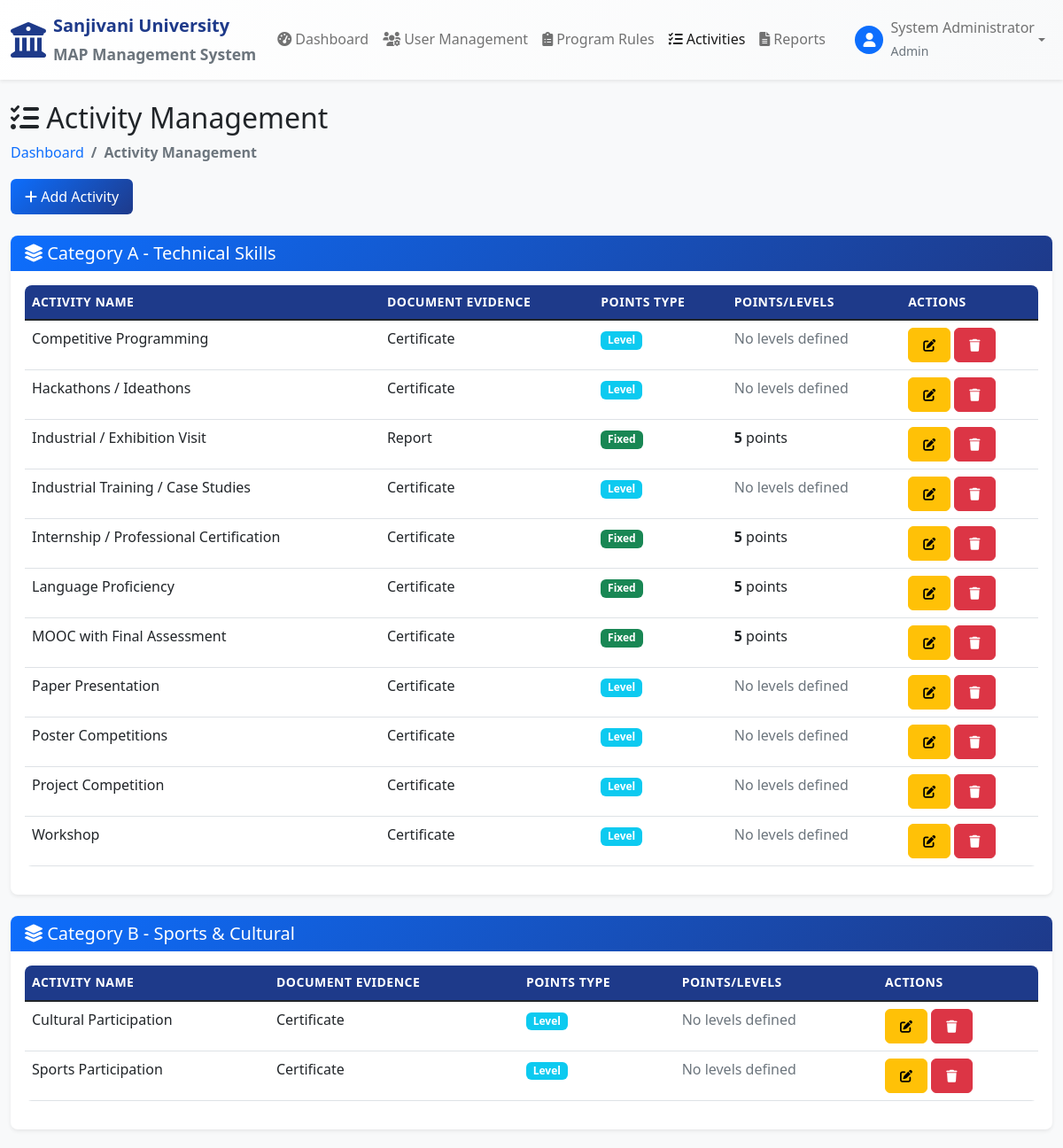
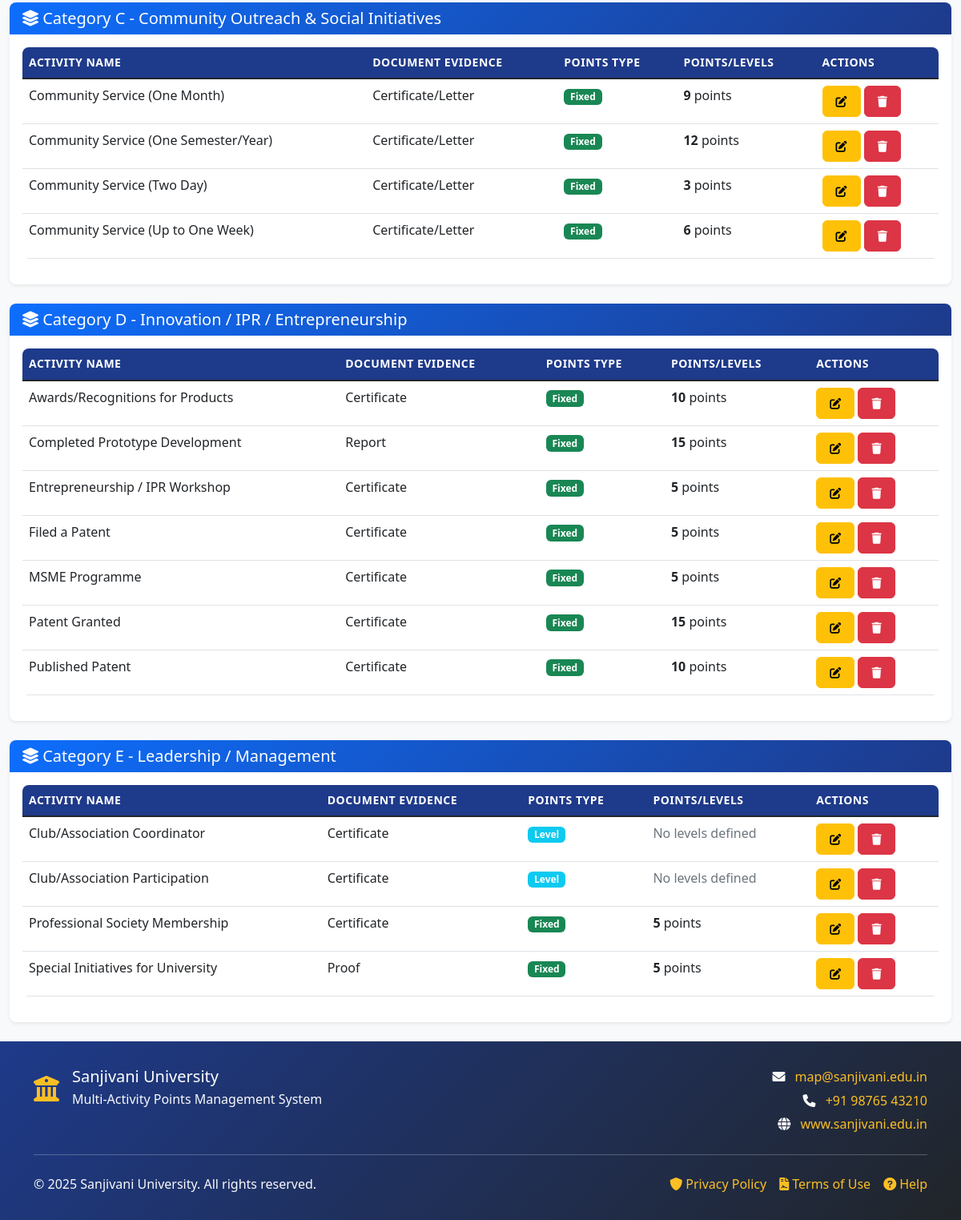
The page /admin/activity_management.php (signed in) on the database its author committed (2 pictures, top to bottom).
### tables this page shows
CREATE TABLE categories (
        id CHAR(1) PRIMARY KEY,
        name VARCHAR(100) NOT NULL
    );

CREATE TABLE activities_master (
        id INTEGER PRIMARY KEY AUTOINCREMENT,
        category_id CHAR(1) NOT NULL,
        activity_name VARCHAR(150) NOT NULL,
        document_evidence VARCHAR(150) NOT NULL,
        points_type VARCHAR(10) CHECK(points_type IN ('Fixed','Level')) NOT NULL,
        min_points INTEGER DEFAULT NULL,
        max_points INTEGER DEFAULT NULL,
        FOREIGN KEY (category_id) REFERENCES categories(id)
    );

### config/database.php (called while the page is built, shortened)
<?php
class Database {
    private $connection;
    private $db_path;
    public function __construct() {
        $this->db_path = __DIR__ . '/../database/map_management.db';
    }
    private function connect() {
        try {
            $db_dir = dirname($this->db_path);
            $this->connection = new PDO('sqlite:' . $this->db_path);
            $this->connection->setAttribute(PDO::ATTR_ERRMODE, PDO::ERRMODE_EXCEPTION);
            $this->connection->setAttribute(PDO::ATTR_DEFAULT_FETCH_MODE, PDO::FETCH_ASSOC);
        } catch (PDOException $e) {
            die('Database connection failed: ' . $e->getMessage());
        }
    }
    public function query($sql, $params = []) {
        try {
            $stmt = $this->connection->prepare($sql);
            $stmt->execute($params);
            return $stmt;
        } catch (PDOException $e) {
            error_log('Database query error: ' . $e->getMessage());
            throw $e;
        }
    }
    public function fetchAll($sql, $params = []) {
        return $this->query($sql, $params)->fetchAll();
    }
}
?>

### admin/activity_management.php (the view, shortened to what this page needs)
<?php
require_once '../config/database.php';
$db = new Database();
$activities = $db->fetchAll("
    SELECT am.*, c.name as category_name,
           GROUP_CONCAT(al.level || ':' || al.points) as levels
    FROM activities_master am
    LEFT JOIN categories c ON am.category_id = c.id
    LEFT JOIN activity_levels al ON am.id = al.activity_id
    GROUP BY am.id
    ORDER BY am.category_id, am.activity_name
");
$categories = $db->fetchAll("SELECT * FROM categories ORDER BY id");
include '../includes/header.php';
include '../includes/navbar.php';
?>
<div class="container-fluid mt-4">
    <div class="row">
        <div class="col-12">
            <h2><i class="fas fa-tasks"></i> Activity Management</h2>
            <nav aria-label="breadcrumb">
                <ol class="breadcrumb">
                    <li class="breadcrumb-item"><a href="dashboard.php">Dashboard</a></li>
                    <li class="breadcrumb-item active">Activity Management</li>
                </ol>
            </nav>
        </div>
    </div>
    <div class="row mb-4">
        <div class="col-12">
            <button class="btn btn-primary" data-bs-toggle="modal" data-bs-target="#addActivityModal">
                <i class="fas fa-plus"></i> Add Activity
            </button>
        </div>
    </div>
    <?php foreach ($categories as $category): ?>
    <div class="card mb-4">
        <div class="card-header">
            <h5><i class="fas fa-layer-group"></i> Category <?php echo $category['id']; ?> - <?php echo htmlspecialchars($category['name']); ?></h5>
        </div>
        <div class="card-body">
            <?php
            $category_activities = array_filter($activities, function($activity) use ($category) {
                return $activity['category_id'] === $category['id'];
            });
            ?>
            <?php if ($category_activities): ?>
                <div class="table-responsive">
                    <table class="table table-hover">
                        <thead>
                            <tr>
                                <th>Activity Name</th>
                                <th>Document Evidence</th>
                                <th>Points Type</th>
                                <th>Points/Levels</th>
                                <th>Actions</th>
                            </tr>
                        </thead>
                        <tbody>
                            <?php foreach ($category_activities as $activity): ?>
                            <tr>
                                <td><?php echo htmlspecialchars($activity['activity_name']); ?></td>
                                <td><?php echo htmlspecialchars($activity['document_evidence']); ?></td>
                                <td>
                                    <span class="badge bg-<?php echo $activity['points_type'] === 'Fixed' ? 'success' : 'info'; ?>">
                                        <?php echo $activity['points_type']; ?>
                                    </span>
                                </td>
                                <td>
                                    <?php if ($activity['points_type'] === 'Fixed'): ?>
                                        <strong><?php echo $activity['min_points']; ?></strong> points
                                    <?php else: ?>
                                        <?php if ($activity['levels']): ?>
                                            <?php
                                            $levels = explode(',', $activity['levels']);
                                            foreach ($levels as $level_info) {
                                                $parts = explode(':', $level_info);
                                                if (count($parts) === 2) {
                                                    echo '<span class="badge bg-secondary me-1">' . htmlspecialchars($parts[0]) . ': ' . $parts[1] . '</span>';
                                                }
                                            }
                                            ?>
                                        <?php else: ?>
                                            <span class="text-muted">No levels defined</span>
                                        <?php endif; ?>
                                    <?php endif; ?>
                                </td>
                                <td>
                                    <button class="btn btn-sm btn-warning" onclick="editActivity(<?php echo htmlspecialchars(json_encode($activity)); ?>)">
                                        <i class="fas fa-edit"></i>
                                    </button>
                                    <button class="btn btn-sm btn-danger" onclick="deleteActivity(<?php echo $activity['id']; ?>)">
                                        <i class="fas fa-trash"></i>
                                    </button>
                                </td>
                            </tr>
                            <?php endforeach; ?>
                        </tbody>
                    </table>
                </div>
            <?php else: ?>
                <p class="text-muted">No activities defined for this category.</p>
            <?php endif; ?>
        </div>
    </div>
    <?php endforeach; ?>
</div>
<?php include '../includes/footer.php'; ?>

### rows shown on the page
categories: id "A", name "Technical Skills"
activities_master: activity_name "Competitive Programming", document_evidence "Certificate", points_type "Level", shows "No levels defined"
activities_master: activity_name "Hackathons / Ideathons", document_evidence "Certificate", points_type "Level", shows "No levels defined"
activities_master: activity_name "Industrial / Exhibition Visit", document_evidence "Report", points_type "Fixed", min_points "5"
activities_master: activity_name "Industrial Training / Case Studies", document_evidence "Certificate", points_type "Level", shows "No levels defined"
activities_master: activity_name "Internship / Professional Certification", document_evidence "Certificate", points_type "Fixed", min_points "5"
activities_master: activity_name "Language Proficiency", document_evidence "Certificate", points_type "Fixed", min_points "5"
activities_master: activity_name "MOOC with Final Assessment", document_evidence "Certificate", points_type "Fixed", min_points "5"
activities_master: activity_name "Paper Presentation", document_evidence "Certificate", points_type "Level", shows "No levels defined"
activities_master: activity_name "Poster Competitions", document_evidence "Certificate", points_type "Level", shows "No levels defined"
activities_master: activity_name "Project Competition", document_evidence "Certificate", points_type "Level", shows "No levels defined"
activities_master: activity_name "Workshop", document_evidence "Certificate", points_type "Level", shows "No levels defined"
categories: id "B", name "Sports & Cultural"
activities_master: activity_name "Cultural Participation", document_evidence "Certificate", points_type "Level", shows "No levels defined"
activities_master: activity_name "Sports Participation", document_evidence "Certificate", points_type "Level", shows "No levels defined"
categories: id "C", name "Community Outreach & Social Initiatives"
activities_master: activity_name "Community Service (One Month)", document_evidence "Certificate/Letter", points_type "Fixed", min_points "9"
activities_master: activity_name "Community Service (One Semester/Year)", document_evidence "Certificate/Letter", points_type "Fixed", min_points "12"
activities_master: activity_name "Community Service (Two Day)", document_evidence "Certificate/Letter", points_type "Fixed", min_points "3"
activities_master: activity_name "Community Service (Up to One Week)", document_evidence "Certificate/Letter", points_type "Fixed", min_points "6"
categories: id "D", name "Innovation / IPR / Entrepreneurship"
activities_master: activity_name "Awards/Recognitions for Products", document_evidence "Certificate", points_type "Fixed", min_points "10"
activities_master: activity_name "Completed Prototype Development", document_evidence "Report", points_type "Fixed", min_points "15"
activities_master: activity_name "Entrepreneurship / IPR Workshop", document_evidence "Certificate", points_type "Fixed", min_points "5"
activities_master: activity_name "Filed a Patent", document_evidence "Certificate", points_type "Fixed", min_points "5"
activities_master: activity_name "MSME Programme", document_evidence "Certificate", points_type "Fixed", min_points "5"
activities_master: activity_name "Patent Granted", document_evidence "Certificate", points_type "Fixed", min_points "15"
activities_master: activity_name "Published Patent", document_evidence "Certificate", points_type "Fixed", min_points "10"
categories: id "E", name "Leadership / Management"
activities_master: activity_name "Club/Association Coordinator", document_evidence "Certificate", points_type "Level", shows "No levels defined"
activities_master: activity_name "Club/Association Participation", document_evidence "Certificate", points_type "Level", shows "No levels defined"
activities_master: activity_name "Professional Society Membership", document_evidence "Certificate", points_type "Fixed", min_points "5"
activities_master: activity_name "Special Initiatives for University", document_evidence "Proof", points_type "Fixed", min_points "5"

### other values the page prints
$current_user['name'] "System Administrator"
$current_user['type'] "Admin"
